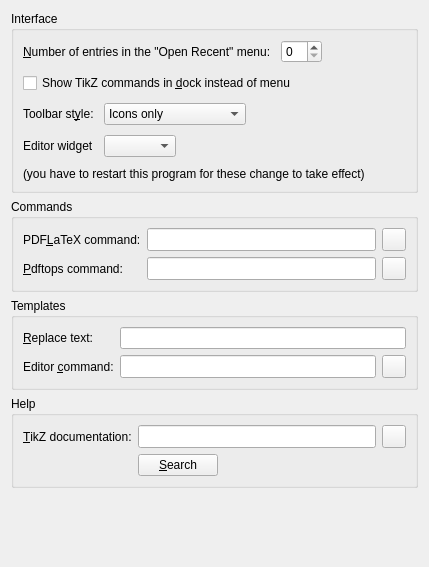
<?xml version="1.0" encoding="UTF-8"?>
<ui version="4.0">
 <class>ConfigGeneralWidget</class>
 <widget class="QWidget" name="ConfigGeneralWidget">
  <property name="geometry">
   <rect>
    <x>0</x>
    <y>0</y>
    <width>429</width>
    <height>567</height>
   </rect>
  </property>
  <property name="windowTitle">
   <string>General</string>
  </property>
  <layout class="QVBoxLayout" name="verticalLayout">
   <item>
    <widget class="QGroupBox" name="interfaceGroupBox">
     <property name="title">
      <string>Interface</string>
     </property>
     <layout class="QVBoxLayout" name="interfaceVerticalLayout">
      <property name="spacing">
       <number>10</number>
      </property>
      <item>
       <layout class="QHBoxLayout" name="historyLengthHorizontalLayout">
        <item>
         <widget class="QLabel" name="historyLengthLabel">
          <property name="whatsThis">
           <string>&lt;p&gt;Select the maximum number of entries that appear in the &quot;Open Recent&quot; menu.  When the number of recently opened files exceeds this limit, the oldest entries will be lost.&lt;/p&gt;</string>
          </property>
          <property name="text">
           <string>&amp;Number of entries in the &quot;Open Recent&quot; menu:</string>
          </property>
          <property name="buddy">
           <cstring>historyLengthSpinBox</cstring>
          </property>
         </widget>
        </item>
        <item>
         <widget class="QSpinBox" name="historyLengthSpinBox">
          <property name="whatsThis">
           <string>&lt;p&gt;Select the maximum number of entries that appear in the &quot;Open Recent&quot; menu.  When the number of recently opened files exceeds this limit, the oldest entries will be lost.&lt;/p&gt;</string>
          </property>
         </widget>
        </item>
        <item>
         <spacer name="historyLengthHorizontalSpacer">
          <property name="orientation">
           <enum>Qt::Horizontal</enum>
          </property>
          <property name="sizeHint" stdset="0">
           <size>
            <width>40</width>
            <height>0</height>
           </size>
          </property>
         </spacer>
        </item>
       </layout>
      </item>
      <item>
       <layout class="QVBoxLayout" name="commandsInDockVerticalLayout">
        <property name="spacing">
         <number>2</number>
        </property>
        <item>
         <widget class="QCheckBox" name="commandsInDockCheck">
          <property name="whatsThis">
           <string>&lt;p&gt;If this option is checked, a dock widget is available with a list of TikZ commands which you can insert in your code by clicking on them.  If this option is not checked, the TikZ commands will be available in a menu instead.&lt;/p&gt;</string>
          </property>
          <property name="text">
           <string>Show TikZ commands in &amp;dock instead of menu</string>
          </property>
         </widget>
        </item>
       </layout>
      </item>
      <item>
       <layout class="QHBoxLayout" name="toolBarStyleHorizontalLayout">
        <item>
         <widget class="QLabel" name="toolBarStyleLabel">
          <property name="whatsThis">
           <string>&lt;p&gt;Select the style in which the toolbar will be displayed.&lt;/p&gt;</string>
          </property>
          <property name="text">
           <string>Toolbar st&amp;yle:</string>
          </property>
          <property name="buddy">
           <cstring>toolBarStyleComboBox</cstring>
          </property>
         </widget>
        </item>
        <item>
         <widget class="ComboBox" name="toolBarStyleComboBox">
          <property name="whatsThis">
           <string>&lt;p&gt;Select the style in which the toolbar will be displayed.&lt;/p&gt;</string>
          </property>
          <item>
           <property name="text">
            <string>Icons only</string>
           </property>
          </item>
          <item>
           <property name="text">
            <string>Text only</string>
           </property>
          </item>
          <item>
           <property name="text">
            <string>Text alongside icons</string>
           </property>
          </item>
          <item>
           <property name="text">
            <string>Text under icons</string>
           </property>
          </item>
         </widget>
        </item>
        <item>
         <spacer name="toolBarStyleHorizontalSpacer">
          <property name="orientation">
           <enum>Qt::Horizontal</enum>
          </property>
          <property name="sizeHint" stdset="0">
           <size>
            <width>40</width>
            <height>0</height>
           </size>
          </property>
         </spacer>
        </item>
       </layout>
      </item>
      <item>
       <layout class="QHBoxLayout" name="horizontalLayout">
        <item>
         <widget class="QLabel" name="editorWidgetLabel">
          <property name="text">
           <string>Editor widget</string>
          </property>
         </widget>
        </item>
        <item>
         <widget class="QComboBox" name="editorWidgetComboBox">
          <property name="currentText">
           <string/>
          </property>
         </widget>
        </item>
        <item>
         <spacer name="horizontalSpacer">
          <property name="orientation">
           <enum>Qt::Horizontal</enum>
          </property>
          <property name="sizeHint" stdset="0">
           <size>
            <width>40</width>
            <height>20</height>
           </size>
          </property>
         </spacer>
        </item>
       </layout>
      </item>
      <item>
       <widget class="QLabel" name="commandsInDockLabel">
        <property name="text">
         <string>(you have to restart this program for these change to take effect)</string>
        </property>
       </widget>
      </item>
     </layout>
    </widget>
   </item>
   <item>
    <widget class="QGroupBox" name="commandsGroupBox">
     <property name="title">
      <string>Commands</string>
     </property>
     <layout class="QFormLayout" name="commandsFormLayout">
      <item row="0" column="0">
       <widget class="QLabel" name="latexLabel">
        <property name="whatsThis">
         <string>&lt;p&gt;Enter the path to the LaTeX executable here.&lt;/p&gt;</string>
        </property>
        <property name="text">
         <string>PDF&amp;LaTeX command:</string>
        </property>
        <property name="buddy">
         <cstring>latexEdit</cstring>
        </property>
       </widget>
      </item>
      <item row="0" column="1">
       <layout class="QHBoxLayout" name="latexHorizontalLayout">
        <item>
         <widget class="LineEdit" name="latexEdit">
          <property name="sizePolicy">
           <sizepolicy hsizetype="MinimumExpanding" vsizetype="Preferred">
            <horstretch>0</horstretch>
            <verstretch>0</verstretch>
           </sizepolicy>
          </property>
          <property name="whatsThis">
           <string>&lt;p&gt;Enter the path to the LaTeX executable here.&lt;/p&gt;</string>
          </property>
         </widget>
        </item>
        <item>
         <widget class="QToolButton" name="latexButton">
          <property name="toolTip">
           <string>Browse command</string>
          </property>
          <property name="whatsThis">
           <string>&lt;p&gt;Browse to the LaTeX executable.&lt;/p&gt;</string>
          </property>
          <property name="icon">
           <iconset resource="qtikz.qrc">
            <normaloff>:/icons/document-open.png</normaloff>:/icons/document-open.png</iconset>
          </property>
         </widget>
        </item>
       </layout>
      </item>
      <item row="1" column="0">
       <widget class="QLabel" name="pdftopsLabel">
        <property name="whatsThis">
         <string>&lt;p&gt;Enter the path to the pdftops executable here.&lt;/p&gt;</string>
        </property>
        <property name="text">
         <string>&amp;Pdftops command:</string>
        </property>
        <property name="buddy">
         <cstring>pdftopsEdit</cstring>
        </property>
       </widget>
      </item>
      <item row="1" column="1">
       <layout class="QHBoxLayout" name="pdftopsHorizontalLayout">
        <item>
         <widget class="LineEdit" name="pdftopsEdit">
          <property name="sizePolicy">
           <sizepolicy hsizetype="MinimumExpanding" vsizetype="Preferred">
            <horstretch>0</horstretch>
            <verstretch>0</verstretch>
           </sizepolicy>
          </property>
          <property name="whatsThis">
           <string>&lt;p&gt;Enter the path to the pdftops executable here.&lt;/p&gt;</string>
          </property>
         </widget>
        </item>
        <item>
         <widget class="QToolButton" name="pdftopsButton">
          <property name="toolTip">
           <string>Browse command</string>
          </property>
          <property name="whatsThis">
           <string>&lt;p&gt;Browse to the pdftops executable.&lt;/p&gt;</string>
          </property>
          <property name="icon">
           <iconset resource="qtikz.qrc">
            <normaloff>:/icons/document-open.png</normaloff>:/icons/document-open.png</iconset>
          </property>
         </widget>
        </item>
       </layout>
      </item>
     </layout>
    </widget>
   </item>
   <item>
    <widget class="QGroupBox" name="templatesGroupBox">
     <property name="title">
      <string>Templates</string>
     </property>
     <layout class="QFormLayout" name="templatesFormLayout">
      <item row="0" column="0">
       <widget class="QLabel" name="replaceLabel">
        <property name="whatsThis">
         <string>&lt;p&gt;Enter the text which will be replaced by the TikZ code in the template here.&lt;/p&gt;</string>
        </property>
        <property name="text">
         <string>&amp;Replace text:</string>
        </property>
        <property name="buddy">
         <cstring>replaceEdit</cstring>
        </property>
       </widget>
      </item>
      <item row="0" column="1">
       <widget class="LineEdit" name="replaceEdit">
        <property name="sizePolicy">
         <sizepolicy hsizetype="MinimumExpanding" vsizetype="Preferred">
          <horstretch>0</horstretch>
          <verstretch>0</verstretch>
         </sizepolicy>
        </property>
        <property name="whatsThis">
         <string>&lt;p&gt;Enter the text which will be replaced by the TikZ code in the template here.&lt;/p&gt;</string>
        </property>
       </widget>
      </item>
      <item row="1" column="0">
       <widget class="QLabel" name="editorLabel">
        <property name="whatsThis">
         <string>&lt;p&gt;Enter the path to the executable of the text editor for the template here.&lt;/p&gt;</string>
        </property>
        <property name="text">
         <string>Editor &amp;command:</string>
        </property>
        <property name="buddy">
         <cstring>editorEdit</cstring>
        </property>
       </widget>
      </item>
      <item row="1" column="1">
       <layout class="QHBoxLayout" name="editorHorizontalLayout">
        <item>
         <widget class="LineEdit" name="editorEdit">
          <property name="sizePolicy">
           <sizepolicy hsizetype="MinimumExpanding" vsizetype="Preferred">
            <horstretch>0</horstretch>
            <verstretch>0</verstretch>
           </sizepolicy>
          </property>
          <property name="whatsThis">
           <string>&lt;p&gt;Enter the path to the executable of the text editor for the template here.&lt;/p&gt;</string>
          </property>
         </widget>
        </item>
        <item>
         <widget class="QToolButton" name="editorButton">
          <property name="toolTip">
           <string>Browse command</string>
          </property>
          <property name="whatsThis">
           <string>&lt;p&gt;Browse to the editor executable.&lt;/p&gt;</string>
          </property>
          <property name="icon">
           <iconset resource="qtikz.qrc">
            <normaloff>:/icons/document-open.png</normaloff>:/icons/document-open.png</iconset>
          </property>
         </widget>
        </item>
       </layout>
      </item>
     </layout>
    </widget>
   </item>
   <item>
    <widget class="QGroupBox" name="documentationGroupBox">
     <property name="title">
      <string>Help</string>
     </property>
     <layout class="QFormLayout" name="documentationFormLayout">
      <item row="0" column="0">
       <widget class="QLabel" name="tikzDocLabel">
        <property name="sizePolicy">
         <sizepolicy hsizetype="Fixed" vsizetype="Preferred">
          <horstretch>0</horstretch>
          <verstretch>0</verstretch>
         </sizepolicy>
        </property>
        <property name="whatsThis">
         <string>&lt;p&gt;Enter the path to the file containing the TikZ documentation here.&lt;/p&gt;</string>
        </property>
        <property name="text">
         <string>&amp;TikZ documentation:</string>
        </property>
        <property name="buddy">
         <cstring>tikzDocEdit</cstring>
        </property>
       </widget>
      </item>
      <item row="0" column="1">
       <layout class="QHBoxLayout" name="tikzDocHorizontalLayout">
        <item>
         <widget class="LineEdit" name="tikzDocEdit">
          <property name="sizePolicy">
           <sizepolicy hsizetype="MinimumExpanding" vsizetype="Preferred">
            <horstretch>0</horstretch>
            <verstretch>0</verstretch>
           </sizepolicy>
          </property>
          <property name="whatsThis">
           <string>&lt;p&gt;Enter the path to the file containing the TikZ documentation here.&lt;/p&gt;</string>
          </property>
         </widget>
        </item>
        <item>
         <widget class="QToolButton" name="tikzDocButton">
          <property name="toolTip">
           <string>Browse file</string>
          </property>
          <property name="whatsThis">
           <string>&lt;p&gt;Browse to the file containing the TikZ documentation.&lt;/p&gt;</string>
          </property>
          <property name="icon">
           <iconset resource="qtikz.qrc">
            <normaloff>:/icons/document-open.png</normaloff>:/icons/document-open.png</iconset>
          </property>
         </widget>
        </item>
       </layout>
      </item>
      <item row="1" column="1">
       <layout class="QHBoxLayout" name="tikzDocSearchHorizontalLayout">
        <item>
         <widget class="QPushButton" name="tikzDocSearchButton">
          <property name="sizePolicy">
           <sizepolicy hsizetype="Fixed" vsizetype="Fixed">
            <horstretch>0</horstretch>
            <verstretch>0</verstretch>
           </sizepolicy>
          </property>
          <property name="toolTip">
           <string>Search in TeX directory structure</string>
          </property>
          <property name="whatsThis">
           <string>&lt;p&gt;Press this button to search the file containing the TikZ documentation in the TeX directory structure using kpsewhich.&lt;/p&gt;</string>
          </property>
          <property name="text">
           <string>&amp;Search</string>
          </property>
         </widget>
        </item>
        <item>
         <spacer name="tikzDocSearchHorizontalSpacer">
          <property name="orientation">
           <enum>Qt::Horizontal</enum>
          </property>
          <property name="sizeHint" stdset="0">
           <size>
            <width>40</width>
            <height>20</height>
           </size>
          </property>
         </spacer>
        </item>
       </layout>
      </item>
     </layout>
    </widget>
   </item>
   <item>
    <spacer name="verticalSpacer">
     <property name="orientation">
      <enum>Qt::Vertical</enum>
     </property>
     <property name="sizeHint" stdset="0">
      <size>
       <width>20</width>
       <height>0</height>
      </size>
     </property>
    </spacer>
   </item>
  </layout>
 </widget>
 <customwidgets>
  <customwidget>
   <class>LineEdit</class>
   <extends>QLineEdit</extends>
   <header>../common/utils/lineedit.h</header>
  </customwidget>
  <customwidget>
   <class>ComboBox</class>
   <extends>QComboBox</extends>
   <header>../common/utils/combobox.h</header>
  </customwidget>
 </customwidgets>
 <resources>
  <include location="qtikz.qrc"/>
 </resources>
 <connections/>
</ui>
